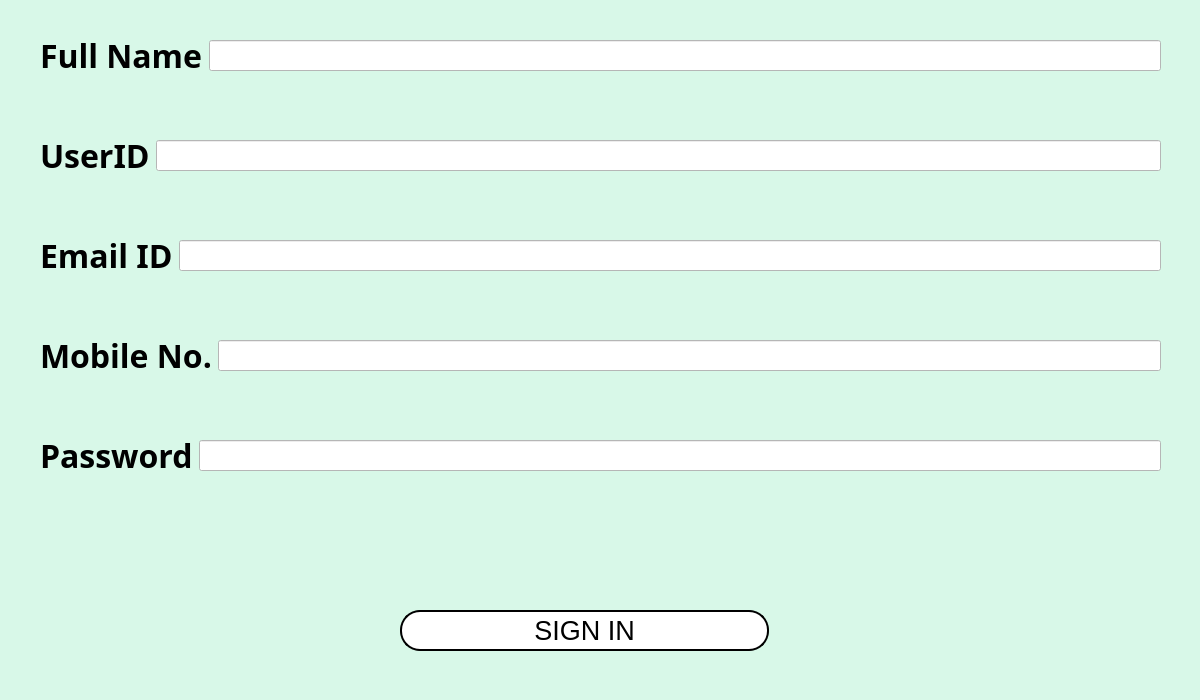
<?xml version="1.0" encoding="UTF-8"?>
<ui version="4.0">
 <class>ui_login</class>
 <widget class="QDialog" name="ui_login">
  <property name="geometry">
   <rect>
    <x>0</x>
    <y>0</y>
    <width>1200</width>
    <height>700</height>
   </rect>
  </property>
  <property name="windowTitle">
   <string>Dialog</string>
  </property>
  <property name="styleSheet">
   <string notr="true">background:#D8F8E8;</string>
  </property>
  <widget class="QWidget" name="horizontalLayoutWidget">
   <property name="geometry">
    <rect>
     <x>40</x>
     <y>20</y>
     <width>1121</width>
     <height>71</height>
    </rect>
   </property>
   <layout class="QHBoxLayout" name="horizontalLayout">
    <item>
     <widget class="QLabel" name="lbl_nme">
      <property name="font">
       <font>
        <family>Lucida Sans Typewriter</family>
        <pointsize>24</pointsize>
        <weight>75</weight>
        <bold>true</bold>
       </font>
      </property>
      <property name="text">
       <string>Full Name</string>
      </property>
     </widget>
    </item>
    <item>
     <widget class="QLineEdit" name="fnme">
      <property name="font">
       <font>
        <pointsize>14</pointsize>
       </font>
      </property>
      <property name="styleSheet">
       <string notr="true">background-color:rgb(255, 255, 255)</string>
      </property>
     </widget>
    </item>
   </layout>
  </widget>
  <widget class="QWidget" name="horizontalLayoutWidget_2">
   <property name="geometry">
    <rect>
     <x>40</x>
     <y>420</y>
     <width>1121</width>
     <height>71</height>
    </rect>
   </property>
   <layout class="QHBoxLayout" name="horizontalLayout_2">
    <item>
     <widget class="QLabel" name="lbl_pswd">
      <property name="font">
       <font>
        <family>Lucida Sans Typewriter</family>
        <pointsize>24</pointsize>
        <weight>75</weight>
        <bold>true</bold>
       </font>
      </property>
      <property name="text">
       <string>Password</string>
      </property>
     </widget>
    </item>
    <item>
     <widget class="QLineEdit" name="pswd">
      <property name="font">
       <font>
        <pointsize>14</pointsize>
        <weight>75</weight>
        <bold>true</bold>
       </font>
      </property>
      <property name="styleSheet">
       <string notr="true">background-color:rgb(255, 255, 255)</string>
      </property>
      <property name="echoMode">
       <enum>QLineEdit::Password</enum>
      </property>
     </widget>
    </item>
   </layout>
  </widget>
  <widget class="QPushButton" name="btn_reg">
   <property name="geometry">
    <rect>
     <x>400</x>
     <y>610</y>
     <width>369</width>
     <height>41</height>
    </rect>
   </property>
   <property name="font">
    <font>
     <family>MS UI Gothic</family>
     <pointsize>20</pointsize>
    </font>
   </property>
   <property name="styleSheet">
    <string notr="true">background-color:rgb(255, 255, 255);
border: 2px solid #000000;
border-radius: 20px;
</string>
   </property>
   <property name="text">
    <string>SIGN IN</string>
   </property>
  </widget>
  <widget class="QWidget" name="horizontalLayoutWidget_3">
   <property name="geometry">
    <rect>
     <x>30</x>
     <y>520</y>
     <width>1121</width>
     <height>61</height>
    </rect>
   </property>
   <layout class="QHBoxLayout" name="horizontalLayout_3">
    <item>
     <widget class="QLabel" name="labelresult">
      <property name="font">
       <font>
        <pointsize>20</pointsize>
        <weight>75</weight>
        <bold>true</bold>
       </font>
      </property>
      <property name="text">
       <string/>
      </property>
     </widget>
    </item>
   </layout>
  </widget>
  <widget class="QWidget" name="horizontalLayoutWidget_4">
   <property name="geometry">
    <rect>
     <x>40</x>
     <y>120</y>
     <width>1121</width>
     <height>71</height>
    </rect>
   </property>
   <layout class="QHBoxLayout" name="horizontalLayout_4">
    <item>
     <widget class="QLabel" name="lbl_uid">
      <property name="font">
       <font>
        <family>Lucida Sans Typewriter</family>
        <pointsize>24</pointsize>
        <weight>75</weight>
        <bold>true</bold>
       </font>
      </property>
      <property name="text">
       <string>UserID</string>
      </property>
     </widget>
    </item>
    <item>
     <widget class="QLineEdit" name="usrnme">
      <property name="font">
       <font>
        <pointsize>14</pointsize>
       </font>
      </property>
      <property name="styleSheet">
       <string notr="true">background-color:rgb(255, 255, 255)</string>
      </property>
     </widget>
    </item>
   </layout>
  </widget>
  <widget class="QWidget" name="horizontalLayoutWidget_5">
   <property name="geometry">
    <rect>
     <x>40</x>
     <y>320</y>
     <width>1121</width>
     <height>71</height>
    </rect>
   </property>
   <layout class="QHBoxLayout" name="horizontalLayout_5">
    <item>
     <widget class="QLabel" name="lbl_mno">
      <property name="font">
       <font>
        <family>Lucida Sans Typewriter</family>
        <pointsize>24</pointsize>
        <weight>75</weight>
        <bold>true</bold>
       </font>
      </property>
      <property name="text">
       <string>Mobile No.</string>
      </property>
     </widget>
    </item>
    <item>
     <widget class="QLineEdit" name="mobileno">
      <property name="font">
       <font>
        <pointsize>14</pointsize>
       </font>
      </property>
      <property name="styleSheet">
       <string notr="true">background-color:rgb(255, 255, 255)</string>
      </property>
     </widget>
    </item>
   </layout>
  </widget>
  <widget class="QWidget" name="horizontalLayoutWidget_6">
   <property name="geometry">
    <rect>
     <x>40</x>
     <y>220</y>
     <width>1121</width>
     <height>71</height>
    </rect>
   </property>
   <layout class="QHBoxLayout" name="horizontalLayout_6">
    <item>
     <widget class="QLabel" name="lbl_eid">
      <property name="font">
       <font>
        <family>Lucida Sans Typewriter</family>
        <pointsize>24</pointsize>
        <weight>75</weight>
        <bold>true</bold>
       </font>
      </property>
      <property name="text">
       <string>Email ID</string>
      </property>
     </widget>
    </item>
    <item>
     <widget class="QLineEdit" name="email">
      <property name="font">
       <font>
        <pointsize>14</pointsize>
       </font>
      </property>
      <property name="styleSheet">
       <string notr="true">background-color:rgb(255, 255, 255)</string>
      </property>
     </widget>
    </item>
   </layout>
  </widget>
 </widget>
 <resources/>
 <connections/>
</ui>
